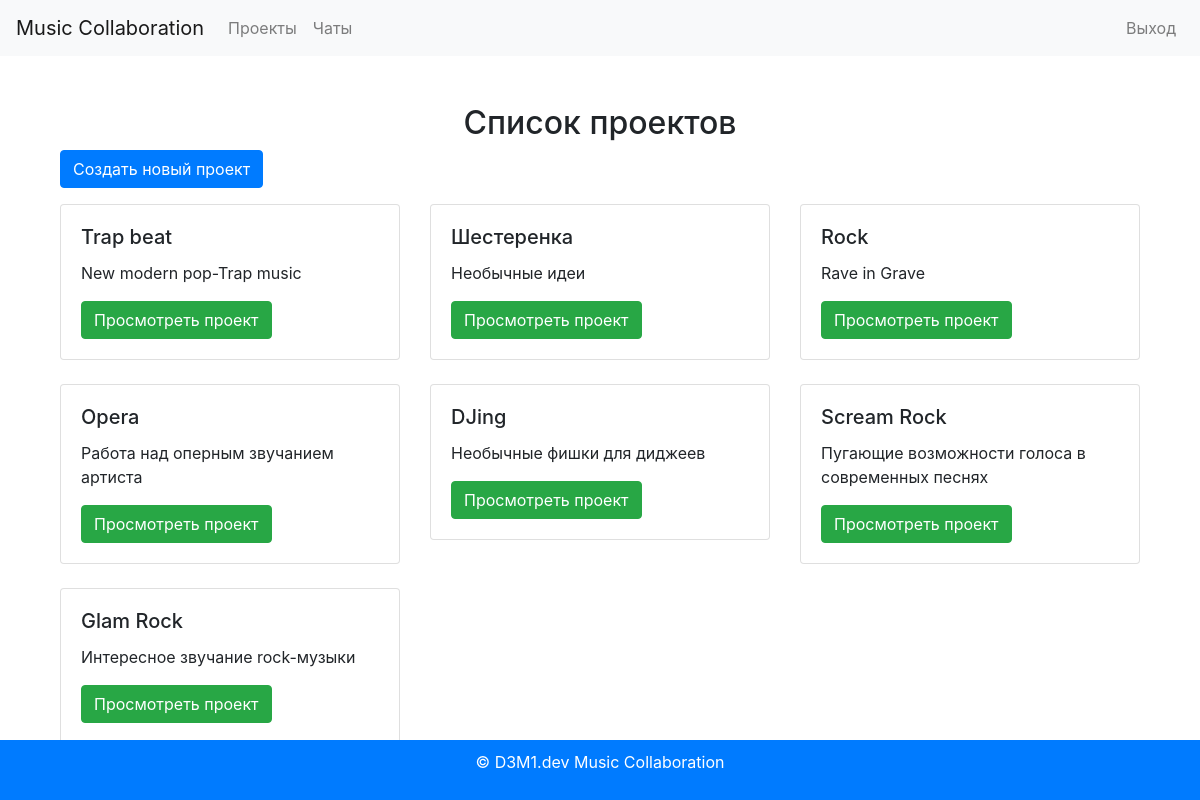
/projects/ (signed in), run on an earlier commit of the app's database.
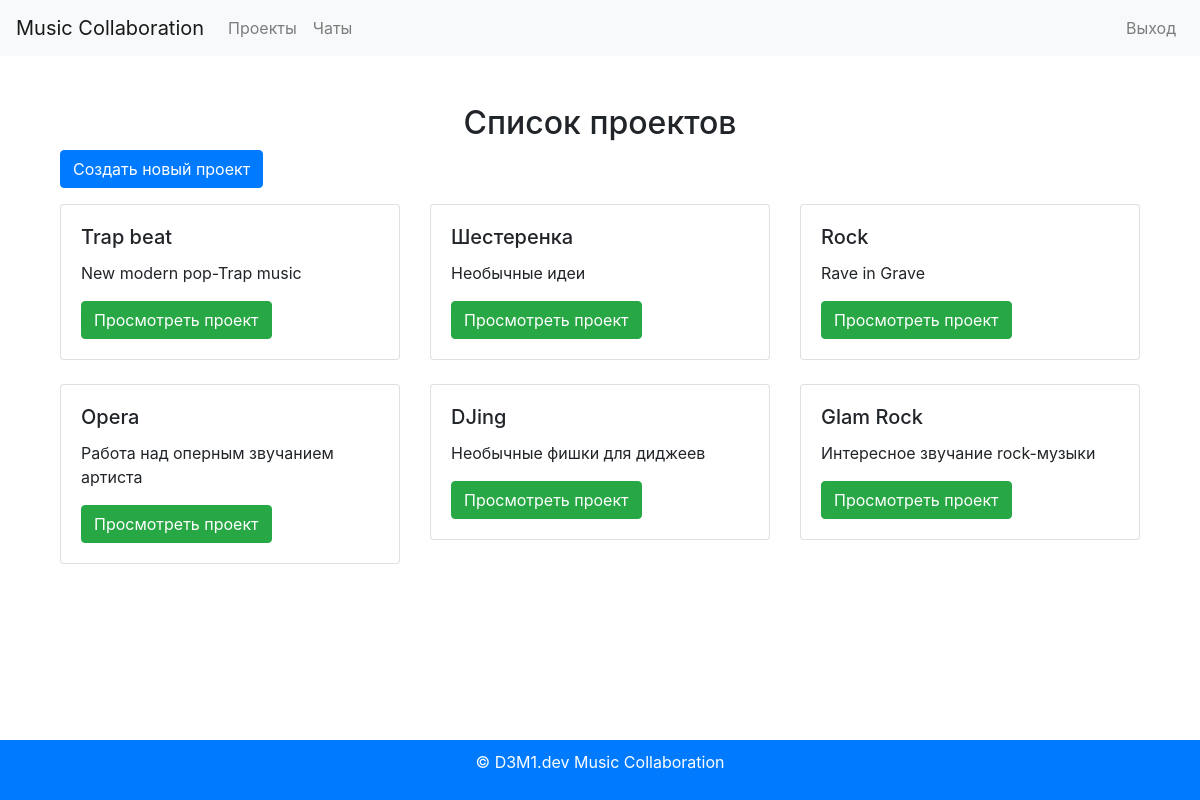
And on a later commit of the database.
### projects/models.py (models this page shows, shortened)
class Project(models.Model):
    STATUS_CHOICES = [
        ('in_progress', 'В работе'),
        ('completed', 'Завершен'),
    ]
    id = models.AutoField(primary_key=True)
    name = models.CharField(max_length=255)
    description = models.TextField()
    owner = models.ForeignKey(User, on_delete=models.CASCADE)
    created_at = models.DateTimeField(auto_now_add=True)
    updated_at = models.DateTimeField(auto_now=True)
    status = models.CharField(max_length=50, choices=STATUS_CHOICES)

### projects/views.py (the view)
# urls.py: path('', ProjectListView.as_view(), name='project_list'),
@method_decorator(login_required, name='dispatch')
class ProjectListView(View):
    def get(self, request):
        projects = Project.objects.all()
        return render(request, 'projects/project_list.html', {'projects': projects})

### projects/templates/projects/project_list.html (shortened to what this page needs)
{% extends 'base.html' %}
{% block content %}
<div class="container mt-5">
    <h2 class="text-center">Список проектов</h2>
    <a href="{% url 'projects:project_create' %}" class="btn btn-primary mb-3">Создать новый проект</a>
    <div class="row">
        {% for project in projects %}
            <div class="col-md-4 mb-4">
                <div class="card">
                    <div class="card-body">
                        <h5 class="card-title">{{ project.name }}</h5>
                        <p class="card-text">{{ project.description|truncatewords:20 }}</p>
                        <a href="{% url 'projects:project_detail' project.id %}" class="btn btn-success">Просмотреть проект</a>
                    </div>
                </div>
            </div>
        {% empty %}
            <p>Нет доступных проектов.</p>
        {% endfor %}
    </div>
</div>
{% endblock %}

What changed in the data, as far as the page shows it:
removed Project: name "Scream Rock", description "Пугающие возможности голоса в современных песнях"
